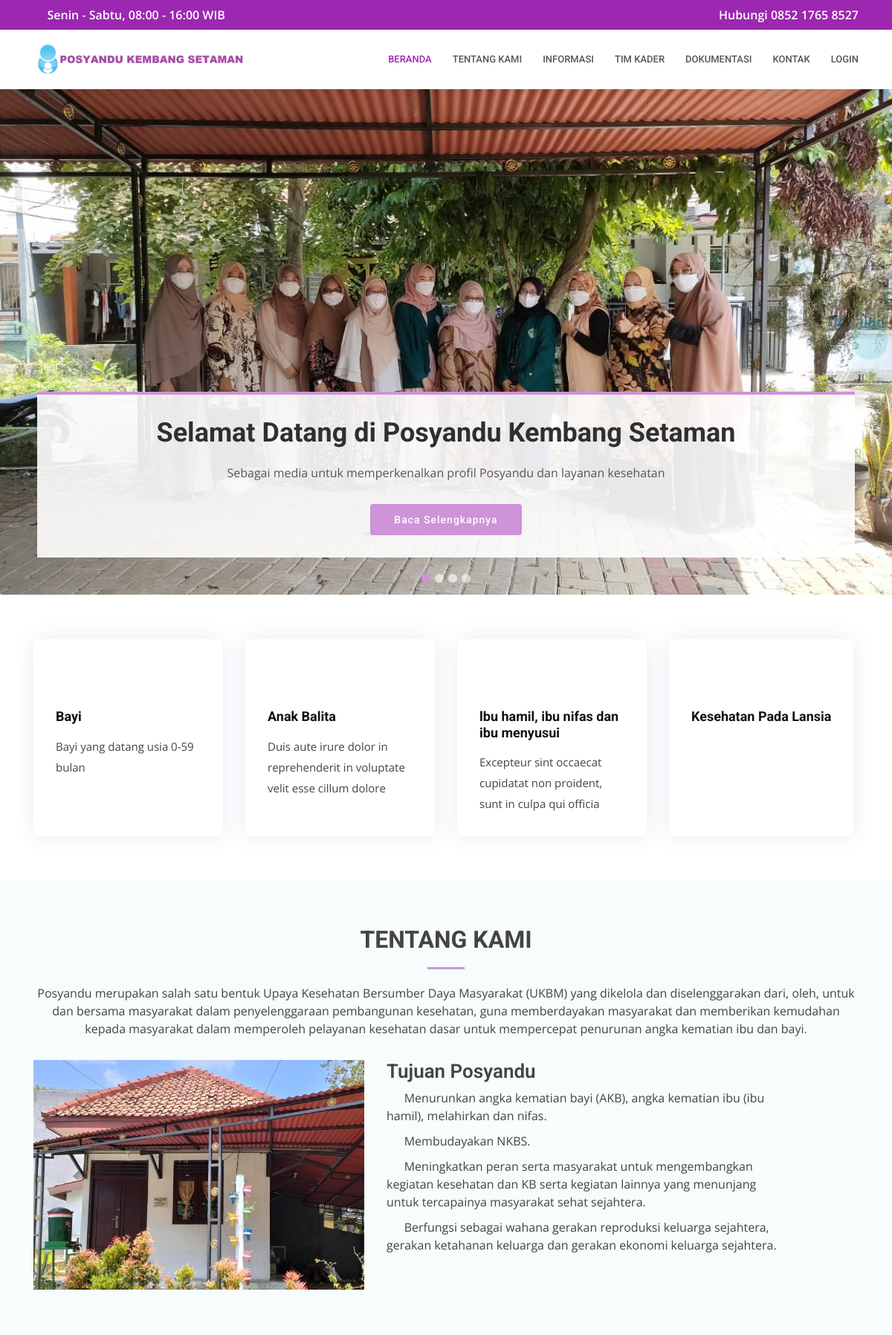
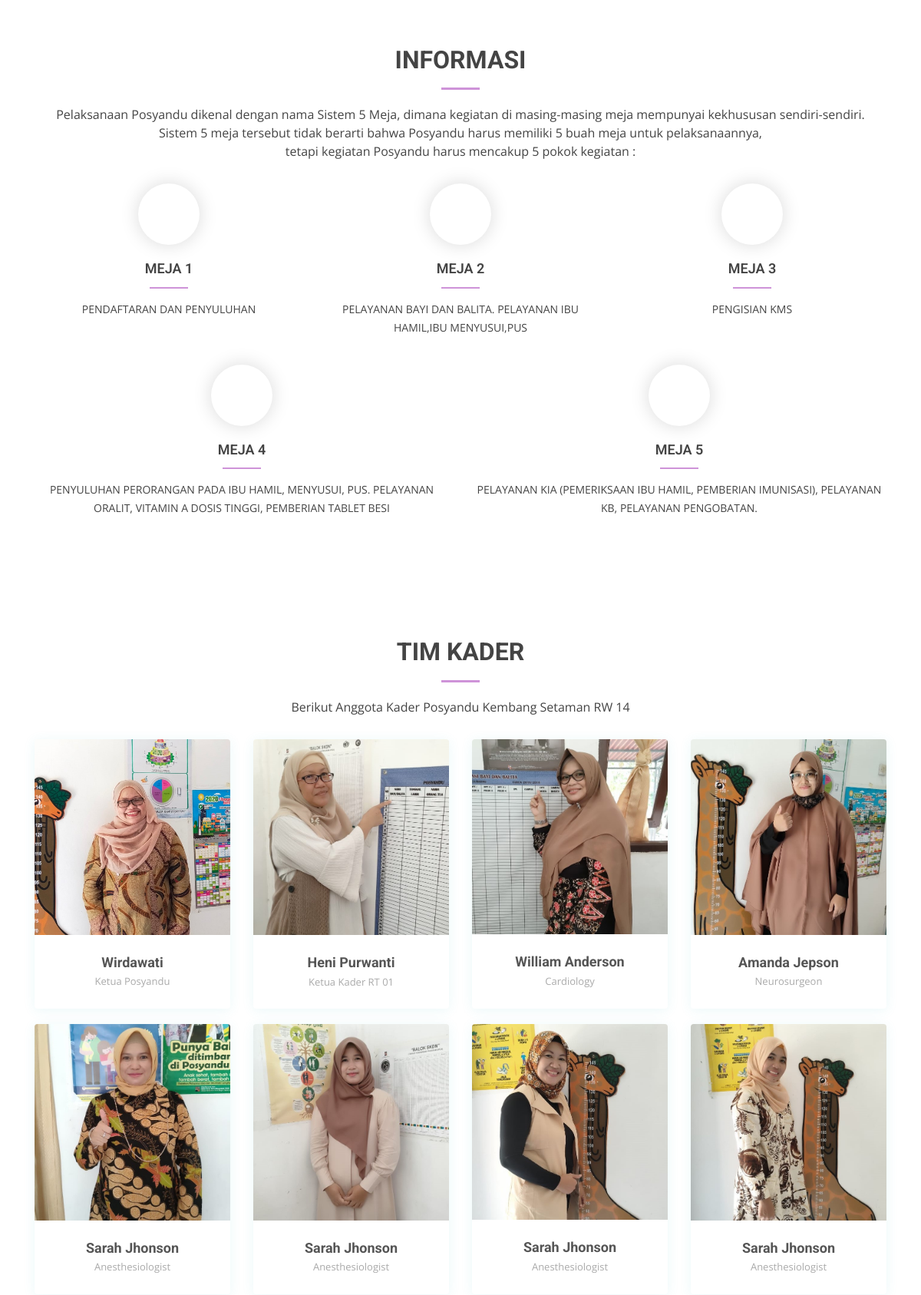
The page / (upper part) on the database its author committed (2 pictures, top to bottom).
### tables this page shows
CREATE TABLE `tbl_slide` (
  `id_slide` int(11) NOT NULL,
  `nama_slide` varchar(150) NOT NULL,
  `foto_slide` varchar(255) NOT NULL
);

CREATE TABLE `tbl_kader` (
  `id_kader` int(11) NOT NULL,
  `nama_kader` varchar(50) NOT NULL,
  `jabatan_kader` varchar(50) NOT NULL,
  `foto_kader` varchar(255) NOT NULL
);

### index.php (the view, shortened to what this page needs)
<?php
  include 'admin/page/koneksi.php';
  $slider = mysqli_query($koneksi,"SELECT * FROM tbl_slide ORDER BY id_slide DESC");
 ?>
<!DOCTYPE html>
<html lang="en">
<head>
  <link href="assets/vendor/bootstrap/css/bootstrap.min.css" rel="stylesheet">
  <link href="assets/vendor/icofont/icofont.min.css" rel="stylesheet">
  <link href="assets/vendor/boxicons/css/boxicons.min.css" rel="stylesheet">
  <link href="assets/vendor/animate.css/animate.min.css" rel="stylesheet">
  <link href="assets/vendor/owl.carousel/assets/owl.carousel.min.css" rel="stylesheet">
  <link href="assets/vendor/venobox/venobox.css" rel="stylesheet">
  <link href="assets/vendor/aos/aos.css" rel="stylesheet">
  <link href="assets/css/style.css" rel="stylesheet">
</head>
<body>
  <div id="topbar" class="d-none d-lg-flex align-items-center fixed-top">
    <div class="container d-flex align-items-center justify-content-between">
      <div class="d-flex align-items-center">
        <i class="icofont-clock-time"></i> Senin - Sabtu, 08:00 - 16:00 WIB
      </div>
      <div class="d-flex align-items-center">
        <i class="icofont-phone"></i> Hubungi 0852 1765 8527
      </div>
    </div>
  </div>
  <header id="header" class="fixed-top">
    <div class="container d-flex align-items-center">
      <a href="index.html" class="logo mr-auto"><img src="assets/img/logo.png" alt=""></a>
      <nav class="nav-menu d-none d-lg-block">
        <ul>
          <li class="active"><a href="index.html">Beranda</a></li>
          <li><a href="#about">Tentang Kami</a></li>
          <li><a href="#services">Informasi</a></li>
          <li><a href="#doctors">Tim Kader</a></li>
          <li><a href="#gallery">Dokumentasi</a></li>
          <li><a href="#contact">Kontak</a></li>
          <li><a href="admin/page/login/masuk.php">Login</a></li>
        </ul>
      </nav>
    </div>
  </header>
  <section id="hero">
    <div id="heroCarousel" class="carousel slide carousel-fade" data-ride="carousel">
      <ol class="carousel-indicators" id="hero-carousel-indicators">
      </ol>
      <div class="carousel-inner" role="listbox">
        <?php
          $no = 0;
          while($row = mysqli_fetch_array($slider)){
        ?>
        <div class="carousel-item <?php if($no == 0){echo 'active';}else{echo 'notactive';}?>" style="background-image: url('admin/gambar/<?php echo $row['foto_slide']; ?>')">
          <div class="container">
            <h2>Selamat Datang di <span>Posyandu Kembang Setaman</span></h2>
            <p>Sebagai media untuk memperkenalkan profil Posyandu dan layanan kesehatan</p>
            <a href="#about" class="btn-get-started scrollto">Baca Selengkapnya</a>
          </div>
        </div>
        <?php
          $no++;}
        ?>
      </div>
      <a class="carousel-control-prev" href="#heroCarousel" role="button" data-slide="prev">
        <span class="carousel-control-prev-icon icofont-simple-left" aria-hidden="true"></span>
      </a>
      <a class="carousel-control-next" href="#heroCarousel" role="button" data-slide="next">
        <span class="carousel-control-next-icon icofont-simple-right" aria-hidden="true"></span>
      </a>
    </div>
  </section>
  <main id="main">
    <section id="featured-services" class="featured-services">
      <div class="container" data-aos="fade-up">
        <div class="row">
          <div class="col-md-6 col-lg-3 d-flex align-items-stretch mb-5 mb-lg-0">
            <div class="icon-box" data-aos="fade-up" data-aos-delay="100">
              <div class="icon"><i class="icofont-heart-beat"></i></div>
              <h4 class="title"><a href="">Bayi</a></h4>
              <p class="description">Bayi yang datang usia 0-59 bulan</p>
            </div>
          </div>
          <div class="col-md-6 col-lg-3 d-flex align-items-stretch mb-5 mb-lg-0">
            <div class="icon-box" data-aos="fade-up" data-aos-delay="200">
              <div class="icon"><i class="icofont-drug"></i></div>
              <h4 class="title"><a href="">Anak Balita</a></h4>
              <p class="description">Duis aute irure dolor in reprehenderit in voluptate velit esse cillum dolore</p>
            </div>
          </div>
          <div class="col-md-6 col-lg-3 d-flex align-items-stretch mb-5 mb-lg-0">
            <div class="icon-box" data-aos="fade-up" data-aos-delay="300">
              <div class="icon"><i class="icofont-thermometer-alt"></i></div>
              <h4 class="title"><a href="">lbu hamil, ibu nifas dan ibu menyusui</a></h4>
              <p class="description">Excepteur sint occaecat cupidatat non proident, sunt in culpa qui officia</p>
            </div>
          </div>
          <div class="col-md-6 col-lg-3 d-flex align-items-stretch mb-5 mb-lg-0">
            <div class="icon-box" data-aos="fade-up" data-aos-delay="400">
              <div class="icon"><i class="icofont-dna-alt-1"></i></div>
              <h4 class="title"><a href="">Kesehatan Pada Lansia</a></h4>
            </div>
          </div>
          </div>
        </div>
    </section>
    <section id="about" class="about section-bg">
      <div class="container" data-aos="fade-up">
        <div class="section-title">
          <h2>Tentang Kami</h2>
          <p>Posyandu merupakan salah satu bentuk Upaya Kesehatan
            Bersumber Daya Masyarakat (UKBM) yang dikelola dan
            diselenggarakan dari, oleh, untuk dan bersama masyarakat dalam penyelenggaraan pembangunan kesehatan, guna
            memberdayakan masyarakat dan memberikan kemudahan
            kepada masyarakat dalam memperoleh pelayanan kesehatan
            dasar  untuk mempercepat  penurunan  angka  kematian  ibu  dan
            bayi.</p>
        </div>
        <div class="row">
          <div class="col-lg-5" data-aos="fade-right">
            <img src="assets/img/about.jpeg" class="img-fluid" alt="">
          </div>
          <div class="col-lg-6 pt-4 pt-lg-0 content" data-aos="fade-left">
            <h3>Tujuan Posyandu</h3>
            <ul>
              <li><i class="icofont-check-circled"></i> Menurunkan angka kematian bayi (AKB), angka kematian ibu (ibu hamil), melahirkan dan nifas.</li>
              <li><i class="icofont-check-circled"></i> Membudayakan NKBS.</li>
              <li><i class="icofont-check-circled"></i> Meningkatkan peran serta masyarakat untuk mengembangkan kegiatan kesehatan dan KB serta kegiatan lainnya yang menunjang untuk tercapainya masyarakat sehat sejahtera.</li>
              <li><i class="icofont-check-circled"></i> Berfungsi sebagai wahana gerakan reproduksi keluarga sejahtera, gerakan ketahanan keluarga dan gerakan ekonomi keluarga sejahtera.</li>
            </ul>
          </div>
        </div>
      </div>
    </section>
    <section id="services" class="services services">
      <div class="container" data-aos="fade-up">
        <div class="section-title">
          <h2>Informasi</h2>
         <p align="center">Pelaksanaan Posyandu dikenal dengan nama Sistem 5 Meja, dimana kegiatan di masing-masing meja mempunyai kekhususan sendiri-sendiri.
           <br> Sistem 5 meja tersebut tidak berarti bahwa Posyandu harus memiliki 5 buah meja untuk pelaksanaannya,
           <br> tetapi kegiatan Posyandu harus mencakup 5 pokok kegiatan : </p>
        </div>
        <div class="row">
          <div class="col-lg-4 col-md-6 icon-box" data-aos="zoom-in" data-aos-delay="100">
            <div class="icon"><i class="icofont-heart-beat"></i></div>
            <h4 class="title"><a href="">MEJA 1</a></h4>
            <p class="description">PENDAFTARAN DAN PENYULUHAN</p>
          </div>
          <div class="col-lg-4 col-md-6 icon-box" data-aos="zoom-in" data-aos-delay="200">
            <div class="icon"><i class="icofont-drug"></i></div>
            <h4 class="title"><a href="">MEJA 2</a></h4>
            <p class="description">PELAYANAN BAYI DAN BALITA. PELAYANAN IBU HAMIL,IBU MENYUSUI,PUS</p>
          </div>
          <div class="col-lg-4 col-md-6 icon-box" data-aos="zoom-in" data-aos-delay="300">
            <div class="icon"><i class="icofont-dna-alt-2"></i></div>
            <h4 class="title"><a href="">MEJA 3</a></h4>
            <p class="description">PENGISIAN KMS</p>
          </div>
          <div class="col-lg-6 col-md-6 icon-box" data-aos="zoom-in" data-aos-delay="100">
            <div class="icon"><i class="icofont-heartbeat"></i></div>
            <h4 class="title"><a href="">MEJA 4</a></h4>
            <p class="description">PENYULUHAN PERORANGAN PADA IBU HAMIL, MENYUSUI, PUS. PELAYANAN ORALIT, VITAMIN A DOSIS TINGGI,
              PEMBERIAN TABLET BESI</p>
          </div>
          <div class="col-lg-6 col-md-6 icon-box" data-aos="zoom-in" data-aos-delay="200">
            <div class="icon"><i class="icofont-disabled"></i></div>
            <h4 class="title"><a href="">MEJA 5</a></h4>
            <p class="description">PELAYANAN KIA (PEMERIKSAAN IBU HAMIL, PEMBERIAN IMUNISASI), PELAYANAN KB, PELAYANAN PENGOBATAN.</p>
          </div>
        </div>
      </div>
    </section>
    <section id="doctors" class="doctors">
      <div class="container" data-aos="fade-up">
        <div class="section-title">
          <h2>Tim Kader</h2>
          <p>Berikut Anggota Kader Posyandu Kembang Setaman RW 14</p>
        </div>
        <div class="row">
          <?php
            $sql = $koneksi->query("SELECT * from tbl_kader");
            while ($data=$sql->fetch_assoc()) {
          ?>
          <div class="col-lg-3 col-md-6 d-flex align-items-stretch">
            <div class="member" data-aos="fade-up" data-aos-delay="100">
              <div class="member-img">
                <img src="admin/gambar/<?php echo $data['foto_kader']; ?>" class="img-fluid">
              </div>
              <div class="member-info">
                <h4><?php echo $data['nama_kader'] ?></h4>
                <span><?php echo $data['jabatan_kader'] ?></span>
              </div>
            </div>
          </div>
          <?php } ?>
        </div>
      </div>
    </section>
  </main>
</body>
</html>

### rows shown on the page
tbl_slide: foto_slide (picture)
tbl_kader: foto_kader (picture), nama_kader "Wirdawati", jabatan_kader "Ketua Posyandu"
tbl_kader: foto_kader (picture), nama_kader "Heni Purwanti", jabatan_kader "Ketua Kader RT 01"
tbl_kader: foto_kader (picture), nama_kader "William Anderson", jabatan_kader "Cardiology"
tbl_kader: foto_kader (picture), nama_kader "Amanda Jepson", jabatan_kader "Neurosurgeon"
tbl_kader: foto_kader (picture), nama_kader "Sarah Jhonson", jabatan_kader "Anesthesiologist"
tbl_kader: foto_kader (picture), nama_kader "Sarah Jhonson", jabatan_kader "Anesthesiologist"
tbl_kader: foto_kader (picture), nama_kader "Sarah Jhonson", jabatan_kader "Anesthesiologist"
tbl_kader: foto_kader (picture), nama_kader "Sarah Jhonson", jabatan_kader "Anesthesiologist"
